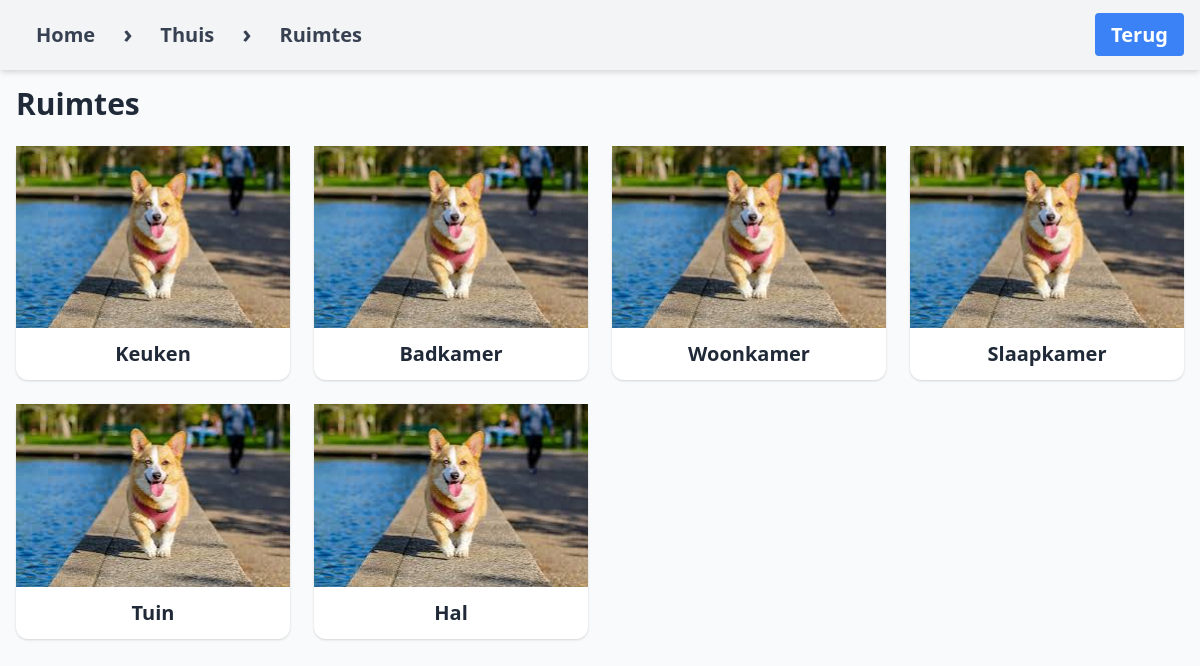
/subcategory/1/, run on the app's committed database.
### ftwapp/models.py (models this page shows, shortened)
class Subcategory(models.Model):
    name = models.CharField(max_length=200)
    category = models.ForeignKey(Category, related_name='subcategories', on_delete=models.CASCADE)
    image = models.ImageField(upload_to='subcategories/', blank=True, null=True)

class Category(models.Model):
    name = models.CharField(max_length=100)
    image = models.ImageField(upload_to='categories/')
    parent = models.ForeignKey('self', null=True, blank=True, related_name='child_categories', on_delete=models.CASCADE)

class Word(models.Model):
    name = models.CharField(max_length=100)
    image = models.ImageField(upload_to='words/', blank=True, null=True)
    subcategory = models.ForeignKey(Subcategory, on_delete=models.CASCADE, related_name='words')
    description = models.TextField(blank=True, null=True)

### ftwapp/views.py (the view)
# urls.py: path('subcategory/<int:subcategory_id>/', views.subcategory_detail, name='subcategory_detail'),
def subcategory_detail(request, subcategory_id):
    subcategory = get_object_or_404(Subcategory, id=subcategory_id)
    words = subcategory.words.all()
    return render(request, 'subcategory_detail.html', {
        'subcategory': subcategory,
        'words': words,
    })

### ftwapp/templates/subcategory_detail.html (shortened to what this page needs)
{% extends "base.html" %}
{% load static %}
{% block nav_button %}
<a href="{% url 'category_detail' subcategory.category.pk %}"
    class="bg-blue-500 text-white px-4 py-2 rounded hover:bg-blue-600 transition">Terug</a>
{% endblock %}
{% block breadcrumbs %}
<span>›</span>
<a href="{% url 'category_detail' subcategory.category.pk %}" class="hover:underline">{{ subcategory.category.name }}</a>
<span>›</span>
<a href="{% url 'subcategory_detail' subcategory.pk %}" class="hover:underline">{{ subcategory.name }}</a>
{% endblock %}
{% block content %}
<h1 class="text-3xl font-bold mb-6">{{ subcategory.name }}</h1>
<div class="grid grid-cols-1 sm:grid-cols-2 md:grid-cols-3 lg:grid-cols-4 gap-6">
    {% for word in words %}
    <a href="{% url 'word_detail' word.pk %}"
        class="flex flex-col bg-white rounded-xl shadow hover:scale-105 transition transform duration-200">
        {% if word.image %}
        <div class="w-full h-48 bg-center bg-contain bg-no-repeat"
            style="background-image: url('{{ word.image.url }}');"></div>
        {% else %}
        <img src="{% static 'images/default.jpg' %}" alt="">
        {% endif %}
        <div class="text-center text-xl font-bold py-3">{{ word.name }}</div>
    </a>
    {% endfor %}
</div>
{% endblock %}

### static/styles.css (style rules this page uses)
nav a, nav button { font-size: 20px; padding: 12px 20px; text-decoration: none; border: none; background: none; cursor: pointer; color: inherit; }
nav span { font-size: 25px; position: relative; top: 10px; }

### data on the page
Subcategory: category.name "Thuis", name "Ruimtes"
Word: name "Keuken"
Word: name "Badkamer"
Word: name "Woonkamer"
Word: name "Slaapkamer"
Word: name "Tuin"
Word: name "Hal"
